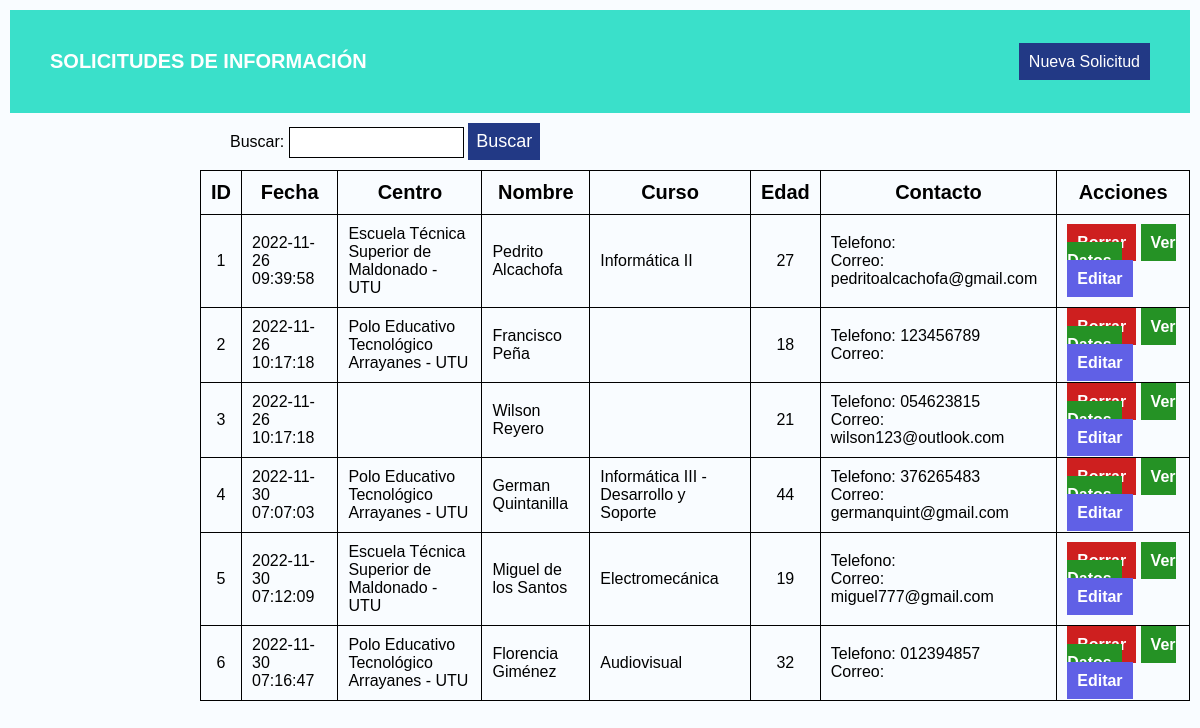
The page / on the database its author committed.
### tables this page shows
CREATE TABLE `alumno` (
  `id_alumno` int(5) NOT NULL,
  `nombre_alumno` varchar(45) DEFAULT NULL,
  `fecha` timestamp NULL DEFAULT current_timestamp(),
  `telefono` varchar(9) DEFAULT NULL,
  `email` varchar(65) DEFAULT NULL,
  `edad` int(3) NOT NULL,
  `centro` varchar(65) DEFAULT NULL,
  `curso` varchar(65) DEFAULT NULL
);

### controlador/ListarAlumnos.php (called while the page is built)
<?php
require_once("modelo/Alumno.php");
$alumnos = new Alumno();
$matrizAlumno = $alumnos->listar_alumno_id_asc();
require_once("vista/ListadoAlumnos.php");
?>

### modelo/Conexion.php (called while the page is built)
<?php
class Conexion{
    public static function conectar(){
        try{
            $host="localhost";
            $user="root";
            $pass="";
            $db="escrito_final";
            $con=mysqli_connect($host, $user, $pass);
            mysqli_select_db($con, $db);
            return $con;
        }catch(Exception $e){
            die('Error' . $e->getMessage());
            echo "La linea del error " . $e->getLine();
        }
    }
}
?>

### modelo/Alumno.php (called while the page is built, shortened)
<?php
class Alumno{
    private $con;
    private $alumno;
    public function __construct(){
        require_once("Conexion.php");
        $this->con = Conexion::conectar();
        $this->alumno = array();
    }
    public function listar_alumno_id_asc(){
        $sql = "SELECT * FROM alumno ORDER BY id_alumno ASC";
        $query = mysqli_query($this->con, $sql);
        while ($filas = mysqli_fetch_array($query)){
            $this->alumno[] = $filas;
        }
        return $this->alumno;
    }
}
?>

### vista/ListadoAlumnos.php (the view)
<?php require_once("vista/BuscadorAlumno.php") ?>
<table>
    <thead>
        <tr>
            <th>ID</th>
            <th>Fecha</th>
            <th>Centro</th>
            <th>Nombre</th>
            <th>Curso</th>
            <th>Edad</th>
            <th>Contacto</th>
            <th>Acciones</th>
        </tr>
    </thead>
    <tbody>
        <?php foreach($matrizAlumno as $alumno): ?>
        <tr>
            <td class="tab-num"><?php echo $alumno['id_alumno']; ?></td>
            <td><?php echo $alumno['fecha']; ?></td>
            <td><?php echo $alumno['centro']; ?></td>
            <td><?php echo $alumno['nombre_alumno']; ?></td>
            <td><?php echo $alumno['curso']; ?></td>
            <td class="tab-num"><?php echo $alumno['edad']; ?></td>
            <td>
                <ul>
                <li>Telefono: <?php echo $alumno['telefono']; ?></li>
                <li>Correo: <?php echo $alumno['email']; ?></li>
                </ul>
            </td>
            <td>
                <a class="borrar" href="controlador/BorrarAlumno.php?id_alumno=<?php echo $alumno['id_alumno']; ?>" onclick="return confirmacion()"><b>Borrar</b></a>
                <a class="ver" href="pagina_ver_datos_alumno.php?id_alumno=<?php echo $alumno['id_alumno']; ?>"><b>Ver Datos</b></a>
                <a class="editar" href="pagina_editar_alumno.php?id_alumno=<?php echo $alumno['id_alumno']; ?>"><b>Editar</b></a>
            </td>
        </tr>
        <?php endforeach; ?>
    </tbody>
</table>

### index.php (shortened to what this page needs)
<!DOCTYPE html>
<html lang="es">
<head>
    <link rel="stylesheet" href="style.css">
</head>
<body>
    <div class="solicitudes">
        <li class="solicitud1"><b>SOLICITUDES DE INFORMACIÓN</b></li>
        <li class="solicitud2"><a href="pagina_subir_alumno.php">Nueva Solicitud</a></li>
    </div>
    <?php require_once("controlador/ListarAlumnos.php"); ?>
</body>
</html>

### vista/BuscadorAlumno.php (shortened to what this page needs)
<form class="buscador" method="post">
    <label for="buscar_alumno">Buscar:</label>
    <input class="campo" type="text" id="buscar_alumno" name="buscar_alumno">
    <input class="boton" type="submit" id="boton_buscar_alumno" name="boton_buscar_alumno" value="Buscar">
</form>

### style.css (style rules this page uses)
:root { --boton-color: rgb(34, 57, 133); }
* { margin: 0; padding: 0; box-sizing: border-box; font-family: sans-serif; text-decoration: none; list-style-type: none; }
body { background-color: rgb(249, 252, 255); }
.solicitudes { background-color: rgb(58, 224, 202); color: white; display: flex; justify-content: space-between; align-items: center; margin: 10px; padding: 40px; }
.solicitud1 { font-size: 20px; }
.solicitud2 a { color: white; padding: 10px; background-color: var(--boton-color); }
.buscador { margin: 10px; margin-left: 230px; }
.campo { border-radius: 0; border: 1px solid black; padding: 7px; width: 175px; }
table { border-collapse: collapse; margin: 10px; margin-left: 200px; align-items: center; }
th { font-size: 20px; }
th, td { border: 1px solid black; padding: 10px; }
.tab-num { text-align: center; }
td a { color: white; padding: 10px; }
.borrar { background-color: rgb(206, 31, 31); }
.ver { background-color: rgb(37, 146, 37); }
.editar { background-color: rgb(96, 96, 230); }
.boton { border-radius: 0; border-style: none; background-color: var(--boton-color); color: white; padding: 8px; cursor: pointer; font-size: 18px; }

### rows shown on the page
alumno: id_alumno "1", fecha "2022-11-26 09:39:58", centro "Escuela Técnica Superior de Maldonado - UTU", nombre_alumno "Pedrito Alcachofa", curso "Informática II", edad "27", email "pedritoalcachofa@gmail.com"
alumno: id_alumno "2", fecha "2022-11-26 10:17:18", centro "Polo Educativo Tecnológico Arrayanes - UTU", nombre_alumno "Francisco Peña", edad "18", telefono "123456789"
alumno: id_alumno "3", fecha "2022-11-26 10:17:18", nombre_alumno "Wilson Reyero", edad "21", telefono "054623815", email "wilson123@outlook.com"
alumno: id_alumno "4", fecha "2022-11-30 07:07:03", centro "Polo Educativo Tecnológico Arrayanes - UTU", nombre_alumno "German Quintanilla", curso "Informática III - Desarrollo y Soporte", edad "44", telefono "376265483", email "germanquint@gmail.com"
alumno: id_alumno "5", fecha "2022-11-30 07:12:09", centro "Escuela Técnica Superior de Maldonado - UTU", nombre_alumno "Miguel de los Santos", curso "Electromecánica", edad "19", email "miguel777@gmail.com"
alumno: id_alumno "6", fecha "2022-11-30 07:16:47", centro "Polo Educativo Tecnológico Arrayanes - UTU", nombre_alumno "Florencia Giménez", curso "Audiovisual", edad "32", telefono "012394857"
